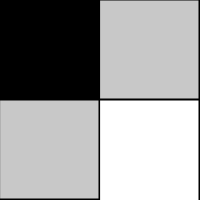
Frame 1 (no input)
Frame 60 (no input): identical to frame 1, image omitted
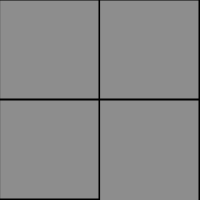
Frame 120 (the mouse pressed at the canvas centre since frame 60)

The p5.js sketch that drew these frames (run headless with seeded random() and noise() and a simulated clock; from frame 60 on, the mouse is pressed at the canvas centre):

// p5.js sketch
// ── sketch.js
function setup() {
	createCanvas(200, 200);
}

function draw() {
	background(0);
	stroke(0);

	// top left square
	fill(distance(0, 0, mouseX, mouseY));
	rect(0, 0, width/2 - 1, height/2 - 1);

	// top right square
	fill(distance(width, 0, mouseX, mouseY));
	rect(width/2, 0, width/2 - 1, height/2 - 1);

	// bottom left square
	fill(distance(0, height, mouseX, mouseY));
	rect(0, height/2, width/2 - 1, height/2 - 1);

	// bottom right square
	fill(distance(width, height, mouseX, mouseY));
	rect(width/2, height/2, width/2 - 1, height/1 - 1);

}

function distance(x1, y1, x2, y2) {
	var dx = x1 - x2;
	var dy = y1 - y2;
	var d = sqrt(dx*dx + dy*dy);
	return d;
}
